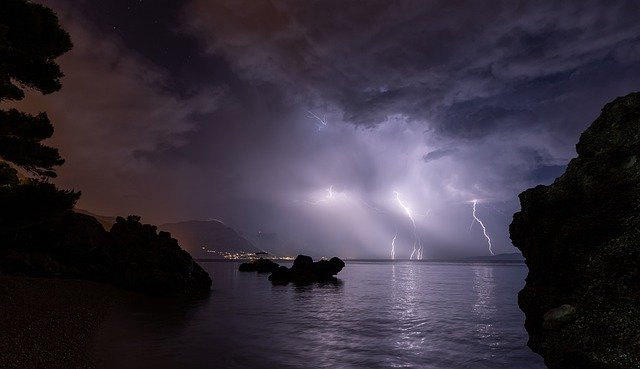
#> input picture images/img6.jpg, 640 x 369 px
$ python opencvHistogram2.py
#> lines starting #> are read from the running program, lines starting #| are printed output that depends on the picture
import cv2
import numpy as np
from matplotlib import pyplot as plt

img1 = cv2.imread("./images/img6.jpg", cv2.IMREAD_GRAYSCALE)
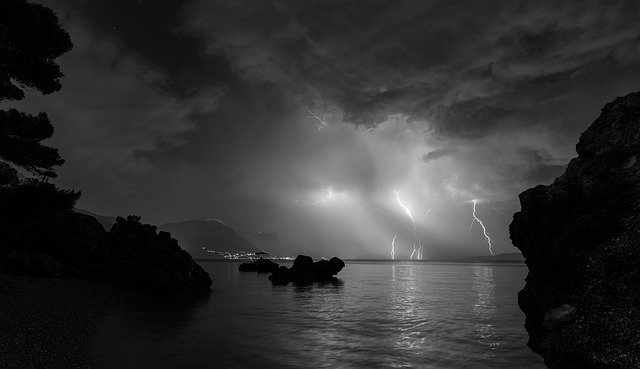
#> img1: shape (369, 640); min 0, max 255, mean 50.3

res1 = cv2.equalizeHist(img1)
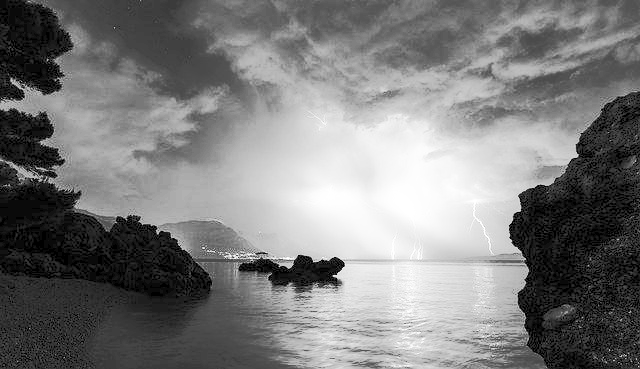
#> res1: shape (369, 640); min 0, max 255, mean 124.2
ch1 = [0]; ranges1 = [0, 256]; histSize1 = [256]
hist1 = cv2.calcHist([img1], ch1, None, histSize1, ranges1)
#> hist1 = 256 values, max 8950 at index 1, min 0 at index 246, mean 922.5
hist2 = cv2.calcHist([res1], ch1, None, histSize1, ranges1)
#> hist2 = 256 values, max 8950 at index 10, min 0 at index 1, mean 922.5

multi_lut = np.full(shape=[256], fill_value=0, dtype=np.uint8)
log_lut = np.full(shape=[256], fill_value=0, dtype=np.uint8)
invol1_lut = np.full(shape=[256], fill_value=0, dtype=np.uint8)
multi_v = 2; gamma1 = 0.4
thres1 = 5; thres2 = 100
max_v_log = 255 / np.log(1+255)
max_v_invol1 = 255 / np.power(255, gamma1)

for i in range(256):
    val = i * multi_v
    if val > 255 : val = 255
    multi_lut[i] = val
    log_lut[i] = np.round(max_v_log * np.log(1+i))
    invol1_lut[i] = np.round(max_v_invol1 * np.power(i, gamma1))

res2 = cv2.LUT(img1, multi_lut)
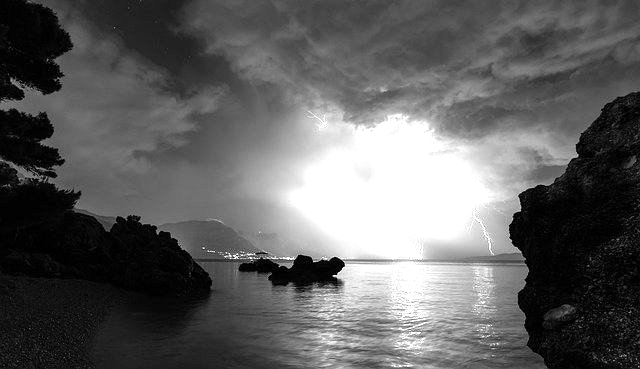
#> res2: shape (369, 640); min 0, max 255, mean 96.2
res3 = cv2.LUT(img1, log_lut)
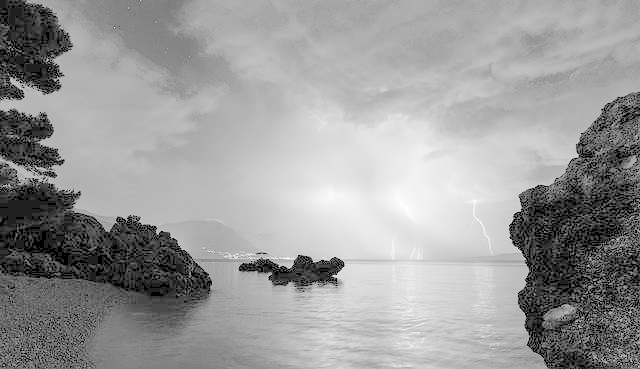
#> res3: shape (369, 640); min 0, max 255, mean 154.8
res4 = cv2.LUT(img1, invol1_lut)
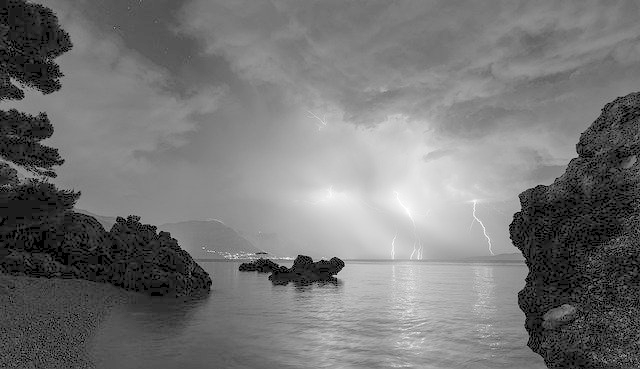
#> res4: shape (369, 640); min 0, max 255, mean 117.2

hist3 = cv2.calcHist([res2], ch1, None, histSize1, ranges1)
#> hist3 = 256 values, max 18526 at index 255, min 0 at index 1, mean 922.5
hist4 = cv2.calcHist([res3], ch1, None, histSize1, ranges1)
#> hist4 = 256 values, max 8950 at index 32, min 0 at index 1, mean 922.5
hist5 = cv2.calcHist([res4], ch1, None, histSize1, ranges1)
#> hist5 = 256 values, max 8950 at index 28, min 0 at index 1, mean 922.5

bin_x = np.arange(256)
fig_index = 0

ress = []
ress.append(img1)
ress.append(res1)
ress.append(res2)
ress.append(res3)
ress.append(res4)

titles = ["Input Histogram", "Equalization-convert Histogram", "Multiply-convert Histogram", "log-convert Histogram", "Invil-convert Histogram"]

for i in range(5):
    plt.subplot(2,3,i+1)
    plt.imshow(ress[i], cmap='gray')
    plt.title(titles[i])
    plt.xticks([]),plt.yticks([])
plt.show()

$ run again, with images/img1.jpg copied over images/img6.jpg
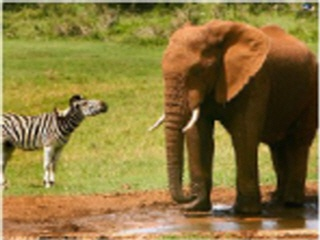
#> input picture images/img1.jpg, 320 x 240 px
#> `res1 = cv2.equalizeHist(img1)`:
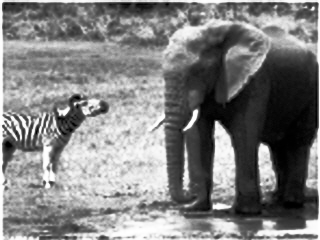
#> res1: shape (240, 320); min 0, max 255, mean 128.4
#> hist1 = 256 values, max 874 at index 151, min 0 at index 0, mean 300
#> hist2 = 256 values, max 874 at index 175, min 0 at index 6, mean 300
#> `res4 = cv2.LUT(img1, invol1_lut)`:
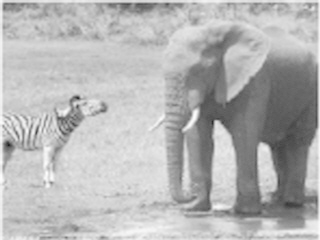
#> res4: shape (240, 320); min 28, max 253, mean 180.8
#> hist3 = 256 values, max 42595 at index 255, min 0 at index 0, mean 300
#> hist4 = 256 values, max 3337 at index 229, min 0 at index 0, mean 300
#> hist5 = 256 values, max 1722 at index 203, min 0 at index 0, mean 300

$ run again, with images/img10.jpg copied over images/img6.jpg
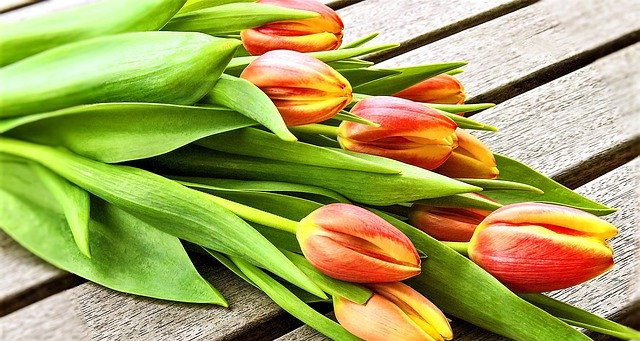
#> input picture images/img10.jpg, 640 x 341 px
#> `res1 = cv2.equalizeHist(img1)`:
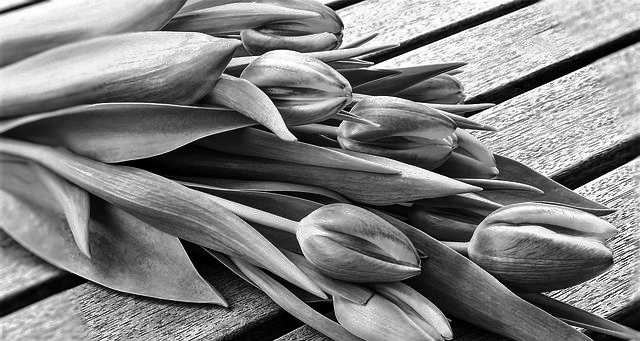
#> res1: shape (341, 640); min 0, max 255, mean 127.4
#> hist1 = 256 values, max 2920 at index 255, min 268 at index 5, mean 852.5
#> hist2 = 256 values, max 2920 at index 255, min 0 at index 131, mean 852.5
#> `res4 = cv2.LUT(img1, invol1_lut)`:
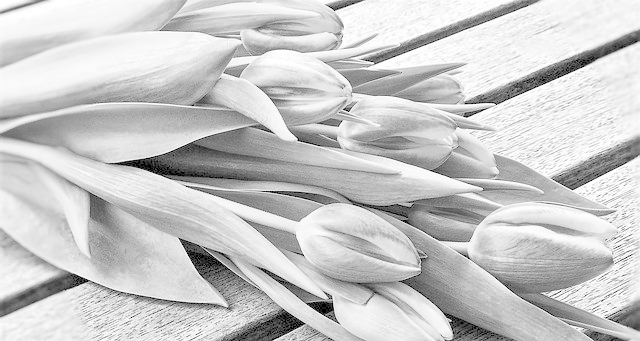
#> res4: shape (341, 640); min 0, max 255, mean 200.8
#> hist3 = 256 values, max 139443 at index 255, min 0 at index 1, mean 852.5
#> hist4 = 256 values, max 9025 at index 251, min 0 at index 1, mean 852.5
#> hist5 = 256 values, max 5410 at index 248, min 0 at index 1, mean 852.5

$ run again, with images/img11.jpg copied over images/img6.jpg
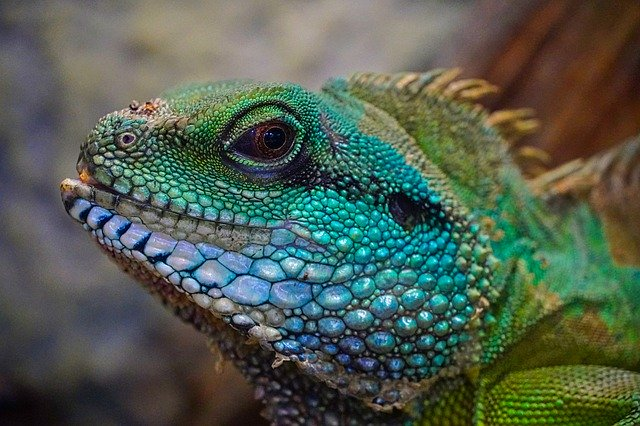
#> input picture images/img11.jpg, 640 x 426 px
#> `res1 = cv2.equalizeHist(img1)`:
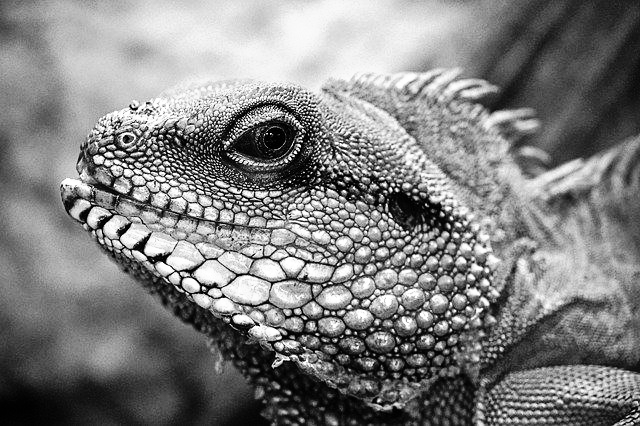
#> res1: shape (426, 640); min 0, max 255, mean 128.1
#> hist1 = 256 values, max 2563 at index 59, min 1 at index 252, mean 1065
#> hist2 = 256 values, max 2563 at index 71, min 0 at index 22, mean 1065
#> `res4 = cv2.LUT(img1, invol1_lut)`:
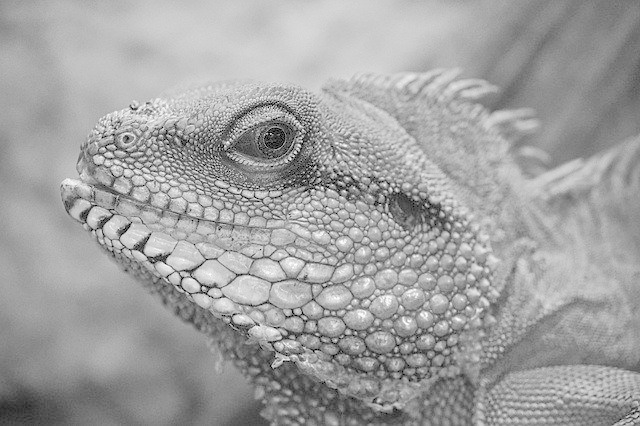
#> res4: shape (426, 640); min 0, max 255, mean 161.3
#> hist3 = 256 values, max 55645 at index 255, min 0 at index 1, mean 1065
#> hist4 = 256 values, max 6518 at index 229, min 0 at index 1, mean 1065
#> hist5 = 256 values, max 4992 at index 164, min 0 at index 1, mean 1065
